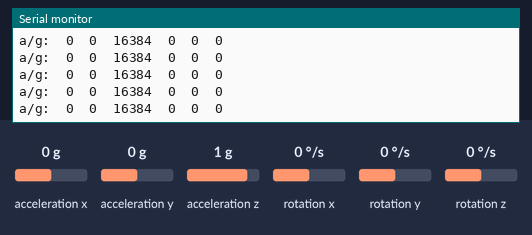
The sketch below on a simulated Arduino Uno, built with avr-gcc and run on an emulated ATmega328P. On the bench: the last lines printed to the serial monitor. The inputs (shaded band) are chosen by the test bench; at power-on: acceleration x 0 g, acceleration y 0 g, acceleration z 1 g, rotation x 0 °/s, rotation y 0 °/s, rotation z 0 °/s. Storage starts empty.

Above: at 1.2 s.
1.3 s: acceleration x set to -1.4 g
At 2.1 s:
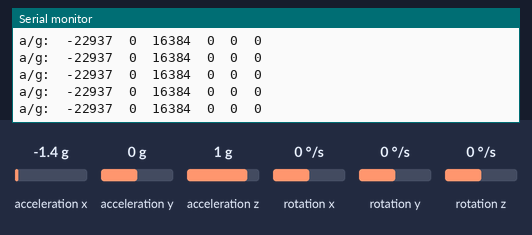
4.3 s: acceleration y set to -1.4 g
At 5.2 s:
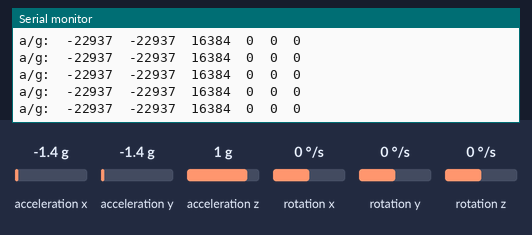
7.3 s: acceleration z set to -1.4 g
At 8.3 s:
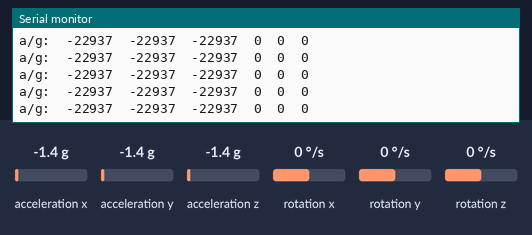
10.3 s: rotation x set to 100 °/s
At 11.3 s:
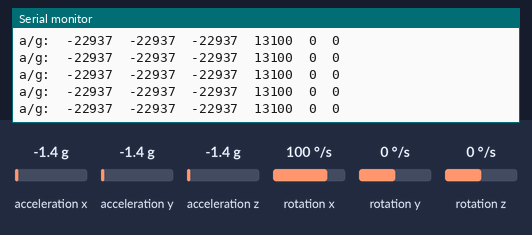
13.3 s: rotation y set to 100 °/s
At 13.51 s:
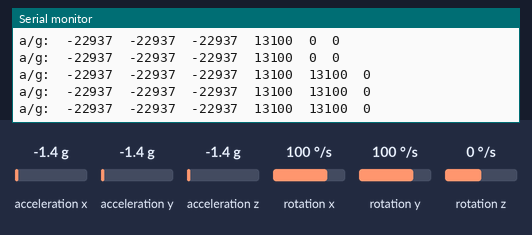
16.3 s: rotation x set to -192 °/s
At 16.4 s:
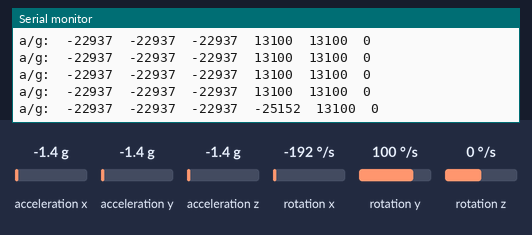
Timing chart, 0 to 19.3 s (numbered marks = the images above; inputs shaded):
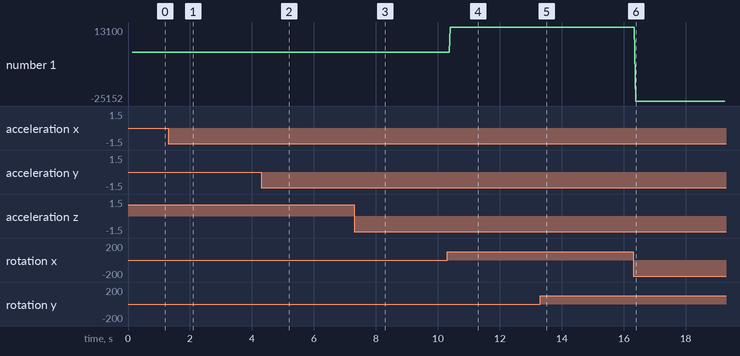

Measured:
- after the input at 1.3 s, the serial monitor: prints a new line after 0.08 s (image 1)
- after the input at 4.3 s, the serial monitor: prints a new line after 0.08 s (image 2)
- after the input at 7.3 s, the serial monitor: prints a new line after 0.08 s (image 3)
- after the input at 10.3 s, the serial monitor: prints a new line after 0.10 s (image 4)
- after the input at 13.3 s, the serial monitor: prints a new line after 0.10 s (image 5)
- after the input at 16.3 s, the serial monitor: prints a new line after 0.08 s (image 6)
- plotted number 1: 0 → 13100 after the input at 10.3 s, 13100 → -25152 after the input at 16.3 s

The sketch:

AccelDataLogger.ino
```cpp
#include <SD.h>
#include "I2Cdev.h"
#include "MPU6050.h"

// class default I2C address is 0x68
// specific I2C addresses may be passed as a parameter here
// AD0 low = 0x68 (default for InvenSense evaluation board)
// AD0 high = 0x69
MPU6050 accelgyro;

int16_t ax, ay, az;
int16_t gx, gy, gz;

#define PIN_SPI_CS 4

File myFile;
int myInt = -52;
float myFloat = -12.7;
String myString = "HELLO";
char myCharArray[] = "ArduinoGetStarted.com";
byte myByteArray[] = {'1', '2', '3', '4', '5'};

void setup() {
  Serial.begin(9600);
  //Serial.begin(38400);
  Wire.begin();
  Serial.println("Initializing I2C devices...");
  accelgyro.initialize();
  Serial.println("Testing device connections...");
  Serial.println(accelgyro.testConnection() ? "MPU6050 connection successful" : "MPU6050 connection failed");


  if (!SD.begin(PIN_SPI_CS)) {
    Serial.println(F("SD CARD FAILED, OR NOT PRESENT!"));
    while (1); // don't do anything more:
  }

  Serial.println(F("SD CARD INITIALIZED."));
  Serial.println(F("--------------------"));
  SD.remove("arduino.txt"); // delete the file if existed

  // create new file by opening file for writing
  myFile = SD.open("arduino.txt", FILE_WRITE);


}

void loop() {
    accelgyro.getMotion6(&ax, &ay, &az, &gx, &gy, &gz);

    for (int i = 0; i < 10000; i++) {
    if (myFile) {
      accelgyro.getMotion6(&ax, &ay, &az, &gx, &gy, &gz);
      myFile.print("a/g:\t");
      myFile.print(ax); myFile.print("\t");
      myFile.print(ay); myFile.print("\t");
      myFile.print(az); myFile.print("\t");
      myFile.print(gx); myFile.print("\t");
      myFile.print(gy); myFile.print("\t");
      myFile.println(gz);
      Serial.print("a/g:\t");
      Serial.print(ax); Serial.print("\t");
      Serial.print(ay); Serial.print("\t");
      Serial.print(az); Serial.print("\t");
      Serial.print(gx); Serial.print("\t");
      Serial.print(gy); Serial.print("\t");
      Serial.println(gz);
      myFile.write("\n"); // new line

/*
    for (int i = 0; i < 5; i++) {
      myFile.write(myByteArray[i]); // new line

      if (i < 4)
        myFile.write(","); // comma
    }
    myFile.write("\n"); // new line
*/

  } else {
    Serial.println(F("SD Card: error on opening file arduino.txt WRITE"));
  }
  }
  myFile.close();
  // open file for reading
  myFile = SD.open("arduino.txt", FILE_READ);
  if (myFile) {
    while (myFile.available()) {
      char ch = myFile.read(); // read characters one by one from Micro SD Card
      Serial.print(ch); // print the character to Serial Monitor
    }
    myFile.close();
  } else {
    Serial.print(F("SD Card: error on opening file arduino.txt"));
  }

}
```
